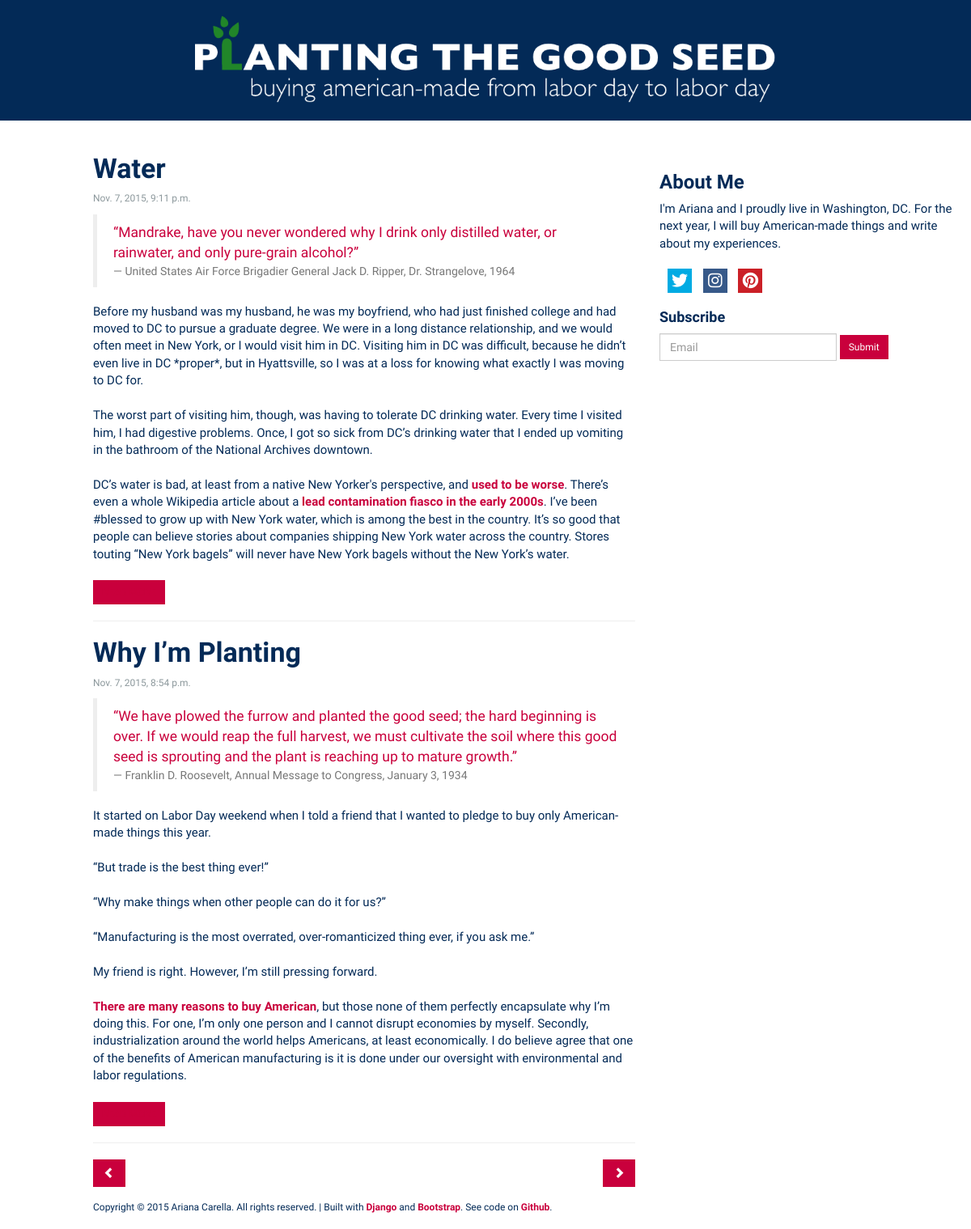
The page / on the database its author committed.
### blog/models.py (models this page shows, shortened)
class Post(models.Model):
	title = models.CharField(max_length = 255)
	pub_date = models.DateTimeField("date published")
	author = models.CharField(max_length = 255)
	blog_text = models.TextField()
	preview_text = models.TextField(blank = True)
	tags = TaggableManager()
	block_quote = models.TextField(blank = True)
	block_source = models.CharField(max_length = 255, blank = True)
	category = models.ForeignKey('blog.Category')
	def was_published_recently(self):
		return self.pub_date >= timezone.now - timedate.timedelta(days = 1)
	was_published_recently.admin_order_field = "pub_date"
	was_published_recently.boolean = True
	was_published_recently.short_description = "published recently?"

### thegoodseed/views.py (the view)
# urls.py: 2. Add a URL to urlpatterns:  url(r'^$', views.home, name='home')
def home (request):
	blog_posts_list = Post.objects.order_by('-pub_date')[:5]
	context = {"blog_posts_list":blog_posts_list}
	return render(request, 'index.html', context)

### templates/index.html (shortened to what this page needs)
{% extends "base.html" %}
{% block container %}
{% load staticfiles %}
	<div class="container-fluid header">
		<div class="row col-xs-8 col-xs-offset-2">
			<img src={% static "images/logofinal.png" %} class="img-responsive">
		</div>
	</div>
	<div class="container-fluid">
		<div class="row">
			<div class="col-md-1">
			</div>
			<div class="col-md-7 blogBody">
				<br>
				{% for blog in blog_posts_list %}
				<h1>{{blog.title}}</h1>
				<p class="pub_date">{{blog.pub_date}}</p>
				<blockquote class="block">{{blog.block_quote}}
					<footer>{{blog.block_source}}</footer>
				</blockquote>
				{% autoescape off %}
				<p>{{blog.preview_text}}<br>
				{% endautoescape %}
					<br>
					<a class="btn btn-default btn-sm" href="/post/{{blog.id}}/" role="button">READ MORE</a>
					<br>
				<hr>
				</p>
				{% endfor %}
			</div>
			<div class="col-md-4 sidebar">
				<br>
				<br>
				<h3>About Me</h3>
				<p>I'm Ariana and I proudly live in Washington, DC. For the next year, I will buy American-made things and write about my experiences.</p>
				<div class="social">
					<ul>
        				<li><a href="https://twitter.com/ArianaCarella"><i class="fa fa-large fa-twitter"></i></a></li>
        				<li><a href="https://instagram.com/arianacarella/"><i class="fa fa-large fa-instagram"></i></a></li>
        				<li><a href="#"><i class="fa fa-large fa-pinterest"></i></a></li>
        			</ul>
        		</div>
        		<div>
        			<h4>Subscribe<br></h4>
        				<form class="form-inline">
        					<div class="form-group">
        						<input type="email" class="form-control" id="exampleInputEmail1" placeholder="Email">
        					</div>
        					<button type="submit" class="btn btn-default btn-sm">Submit</button>
        				</form>
				</div>
			</div>
		</div>
	</div>
<nav>
	<div class="container-fluid">
		<div class="row">
			<div class="col-md-1">
			</div>
			<div class="col-md-7">
				<button type="button" class="btn btn-default" aria-label="Left Align"><span class="glyphicon glyphicon-chevron-left" aria-hidden="true"></span>
				</button>
				<button type="button" class="btn btn-default pull-right" aria-label="Right Align"><span class="glyphicon glyphicon-chevron-right" aria-hidden="true"></span>
				</button>
			</div>
			<div class="col-md-4">
</nav>
<footer>
	<div class="container-fluid">
		<div class="row">
			<div class="col-md-1">
			</div>
			<div class="col-md-11 footer">
				<br>
				Copyright © 2015 Ariana Carella. All rights reserved.   |   Built with <a href="https://www.djangoproject.com/">Django</a> and <a href="http://getbootstrap.com/">Bootstrap</a>. See code on <a href="https://github.com/itsmeari">Github</a>.
				<br>
				<br>
			</div>
		</div>
</footer>
{% endblock %}

### templates/base.html (shortened to what this page needs)
<!DOCTYPE html>
{% load staticfiles %}
<html>
<head>
	<link rel="stylesheet" href="https://maxcdn.bootstrapcdn.com/bootstrap/3.3.5/css/bootstrap.min.css">
	<link rel="stylesheet" type="text/css" href={% static "css/styles.css" %}>
 	<link rel="stylesheet" href={% static "https://maxcdn.bootstrapcdn.com/font-awesome/4.2.0/css/font-awesome.min.css" %}>
</head>
<body>
</body>
{% block container %} {% endblock %}
</html>

### static/at_static/css/styles.css (style rules this page uses)
body { font-family: 'Quattrocento Sans', sans-serif; color: #032A57; font-size: 15px; }
h1 { font-family: 'Quattrocento Sans', sans-serif; font-size: 34px; font-weight: 700; }
h3 { font-family: 'Quattrocento Sans', sans-serif; font-weight: 700; }
h4 { font-weight: 700; }
.pub_date { color: #8C989C; font-size: 12px; }
.header { background-color: #032A57; color: white; text-align: center; }
.blogBody { background-color: white; }
.block { color: #C9003C; }
a:link { color: #C9003C; font-weight: 700; }
.sidebar { color: #032A57; }
.footer { color: #032A57; font-size: 12px; }
.btn-default { background-color: #C9003C; border-color: #C9003C; border-radius: 0; color: white; }
.btn:after { clear: both; }
.form-control { border-radius: 0; }
.social { margin: 0; padding: 0; }
.social ul { margin: 0; padding: 5px; }
.social ul li { margin: 5px; list-style: none outside none; display: inline-block; }
.social i { width: 30px; height: 30px; color: #FFF; background-color: white; font-size: 20px; text-align: center; padding-top: 5px; border-radius: 50%; -moz-border-radius: 50%; -webkit-border-radius: 50%; -o-border-radius: 50%; transition: all ease 0.3s; -moz-transition: all ease 0.3s; -webkit-transition: all ease 0.3s; -o-transition: all ease 0.3s; -ms-transition: all ease 0.3s; }
.social .fa-instagram { background: #375989; }
.social .fa-pinterest { background: #CB2027; }
.social .fa-twitter { background: #00ABE3; }
* { -webkit-border-radius: 0 !important; -moz-border-radius: 0 !important; border-radius: 0 !important; }

### rows shown on the page
Post: title "Water", pub_date "Nov. 7, 2015, 9:11 p.m.", block_quote "“Mandrake, have you never wondered why I drink only distilled water, or rainwater, and only pure-grain alcohol?”", block_source "United States Air Force Brigadier General Jack D. Ripper, Dr. Strangelove, 1964", preview_text "Before my husband was my husband, he was my boyfriend, who had just finished college and had moved to DC to pursue a graduate degree. We were in a long distance relationship, and we would often meet in New York, or I would visit him in DC. Visiting him in DC was difficult, because he didn’t even live in DC *proper*, but in Hyattsville, so I was at a loss for knowing what exactly I was moving to DC for. The worst part of visiting him, though, was having to tolerate DC drinking water. Every time I visited him, I had digestive problems. Once, I got so sick from DC’s drinking water that I ended up vomiting in the bathroom of the National Archives downtown. DC’s water is bad, at least from a…"
Post: title "Why I’m Planting", pub_date "Nov. 7, 2015, 8:54 p.m.", block_quote "“We have plowed the furrow and planted the good seed; the hard beginning is over. If we would reap the full harvest, we must cultivate the soil where this good seed is sprouting and the plant is reaching up to mature growth.”", block_source "Franklin D. Roosevelt, Annual Message to Congress, January 3, 1934", preview_text "It started on Labor Day weekend when I told a friend that I wanted to pledge to buy only American-made things this year. “But trade is the best thing ever!” “Why make things when other people can do it for us?” “Manufacturing is the most overrated, over-romanticized thing ever, if you ask me.” My friend is right. However, I’m still pressing forward. There are many reasons to buy American , but those none of them perfectly encapsulate why I’m doing this. For one, I’m only one person and I cannot disrupt economies by myself. Secondly, industrialization around the world helps Americans, at least economically. I do believe agree that one of the benefits of American manufacturing is it is done…"
